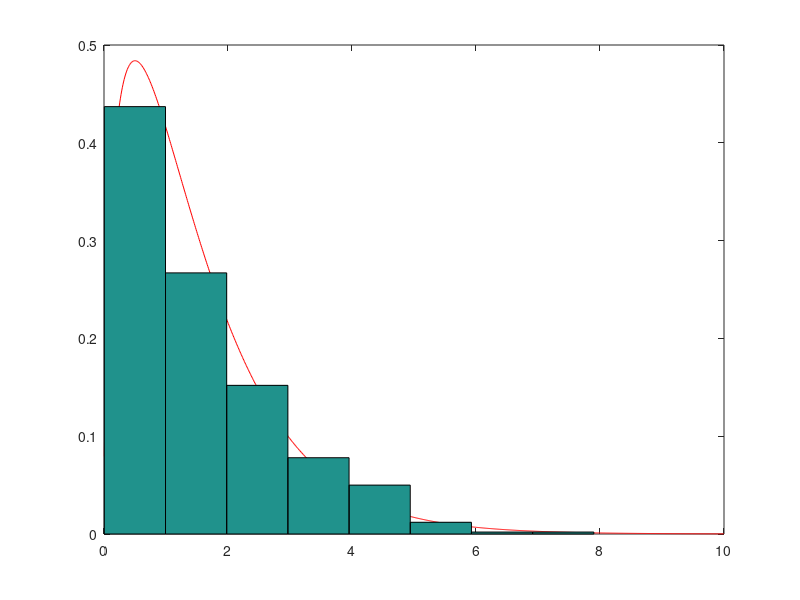

The MATLAB script that drew this image:

alpha=1.5;
lamda=1;
ai=floor(alpha);
af=alpha-ai;
d=0.07+(1-af)^.5
k=((d^af)/(af*gamma(af))+(d^(af-1))*(e^(-d))/(gamma(af)))^(-1);
X=[];
Y=[];
Z=[];
tic
for i=1:1000
y=[];
for i=1:ai
	y=[y -1*(log(1-rand))/lamda];
end
Y=[Y sum(y)];
end
tot=0;
acc=0;

%%t1=toc

while (size(Z)(2)<1000)
	u1=rand;
	if u1<k*(d^af)/(af*gamma(af))
		a=(u1*af*gamma(af)/k)^(1/af);
	else
		a= -1*(log(abs(e^(-d)+d/af-u1*gamma(af)/k)));
	end
	u2=rand;
	if a<d
		if u2<e^(-lamda*a)
			Z=[Z a];
			acc=acc+1;
		end
	else 
		if u2<(a/d)^(af-1)
			Z=[Z a];
			acc=acc+1;
		end
	end
	tot=tot+1;
endwhile 
X=Y+Z/lamda;
disp('Rejection Ratio is:'), disp(1-acc/tot);

x1 = 0.005:0.01:10;
%%0.005-12,60-140,0.005-10 for alpha = 3.2,100.7,1.5
y1 = gampdf(x1,alpha,lamda);


plot(x1,y1,'r-')
hold on
hist(X,8.7,1)
%% 11.7,50,10.7 for alpha=3.2,100.7,1.5
hold off
		
t=toc
